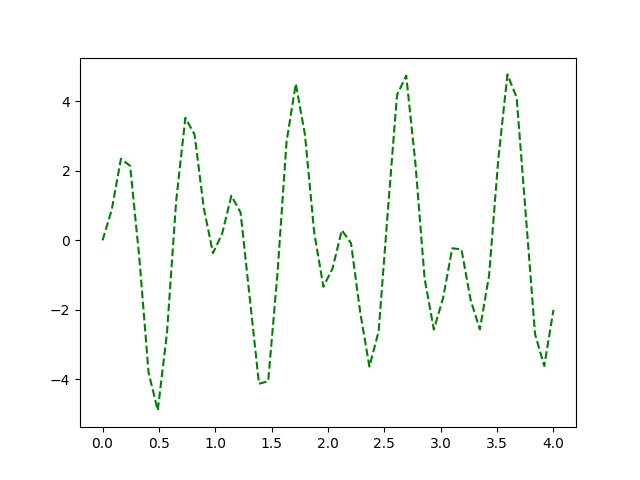

The script that drew this image:
from numpy import*
import math
import numpy as np
import matplotlib.pyplot as plt
from matplotlib import mlab
fig, ax = plt.subplots()
def f(x):
    return 5*sin(10*x)*sin(3*x)

x = linspace(0,4)
y = f(x)
plt.plot(x,y,'g--',)
plt.savefig('number 6.png',dpi=200)
plt.show()
